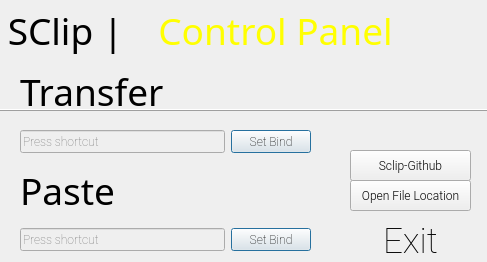
<?xml version="1.0" encoding="UTF-8"?>
<ui version="4.0">
 <class>MainWindow</class>
 <widget class="QMainWindow" name="MainWindow">
  <property name="enabled">
   <bool>true</bool>
  </property>
  <property name="geometry">
   <rect>
    <x>0</x>
    <y>0</y>
    <width>487</width>
    <height>262</height>
   </rect>
  </property>
  <property name="windowTitle">
   <string>SClip</string>
  </property>
  <property name="windowIcon">
   <iconset>
    <normaloff>Resources/sclip-logo.ico</normaloff>Resources/sclip-logo.ico</iconset>
  </property>
  <widget class="QWidget" name="centralwidget">
   <widget class="QLabel" name="BackImage">
    <property name="geometry">
     <rect>
      <x>-30</x>
      <y>-50</y>
      <width>551</width>
      <height>321</height>
     </rect>
    </property>
    <property name="font">
     <font>
      <family>Roboto Thin</family>
     </font>
    </property>
    <property name="frameShape">
     <enum>QFrame::HLine</enum>
    </property>
    <property name="frameShadow">
     <enum>QFrame::Raised</enum>
    </property>
    <property name="text">
     <string/>
    </property>
    <property name="pixmap">
     <pixmap>Resources/Background.png</pixmap>
    </property>
    <property name="scaledContents">
     <bool>true</bool>
    </property>
    <property name="margin">
     <number>0</number>
    </property>
   </widget>
   <widget class="QLabel" name="Text_SClip">
    <property name="geometry">
     <rect>
      <x>-10</x>
      <y>-20</y>
      <width>151</width>
      <height>101</height>
     </rect>
    </property>
    <property name="font">
     <font>
      <family>Halogen Gas Lights</family>
      <pointsize>28</pointsize>
     </font>
    </property>
    <property name="layoutDirection">
     <enum>Qt::LeftToRight</enum>
    </property>
    <property name="text">
     <string>SClip |</string>
    </property>
    <property name="scaledContents">
     <bool>false</bool>
    </property>
    <property name="alignment">
     <set>Qt::AlignCenter</set>
    </property>
   </widget>
   <widget class="QLabel" name="Text_ControlPanel">
    <property name="geometry">
     <rect>
      <x>120</x>
      <y>-20</y>
      <width>311</width>
      <height>101</height>
     </rect>
    </property>
    <property name="font">
     <font>
      <family>Halogen Gas Lights</family>
      <pointsize>28</pointsize>
     </font>
    </property>
    <property name="layoutDirection">
     <enum>Qt::LeftToRight</enum>
    </property>
    <property name="autoFillBackground">
     <bool>false</bool>
    </property>
    <property name="styleSheet">
     <string notr="true">color:yellow;

</string>
    </property>
    <property name="text">
     <string>Control Panel</string>
    </property>
    <property name="scaledContents">
     <bool>false</bool>
    </property>
    <property name="alignment">
     <set>Qt::AlignCenter</set>
    </property>
   </widget>
   <widget class="QWidget" name="gridLayoutWidget">
    <property name="geometry">
     <rect>
      <x>20</x>
      <y>60</y>
      <width>291</width>
      <height>191</height>
     </rect>
    </property>
    <layout class="QGridLayout" name="gridLayout">
     <item row="1" column="1">
      <widget class="QPushButton" name="SetTransferBind">
       <property name="font">
        <font>
         <family>Roboto Thin</family>
         <pointsize>9</pointsize>
        </font>
       </property>
       <property name="text">
        <string>Set Bind</string>
       </property>
       <property name="autoDefault">
        <bool>true</bool>
       </property>
       <property name="default">
        <bool>true</bool>
       </property>
       <property name="flat">
        <bool>false</bool>
       </property>
      </widget>
     </item>
     <item row="1" column="0">
      <widget class="QKeySequenceEdit" name="Transfer_Bind">
       <property name="enabled">
        <bool>false</bool>
       </property>
       <property name="font">
        <font>
         <family>Roboto Thin</family>
        </font>
       </property>
      </widget>
     </item>
     <item row="3" column="0">
      <widget class="QKeySequenceEdit" name="Paste_Bind">
       <property name="enabled">
        <bool>false</bool>
       </property>
       <property name="font">
        <font>
         <family>Roboto Thin</family>
        </font>
       </property>
      </widget>
     </item>
     <item row="3" column="1">
      <widget class="QPushButton" name="SetPasteBind">
       <property name="font">
        <font>
         <family>Roboto Thin</family>
         <pointsize>9</pointsize>
        </font>
       </property>
       <property name="text">
        <string>Set Bind</string>
       </property>
       <property name="autoDefault">
        <bool>true</bool>
       </property>
       <property name="default">
        <bool>true</bool>
       </property>
       <property name="flat">
        <bool>false</bool>
       </property>
      </widget>
     </item>
     <item row="0" column="0" colspan="2">
      <widget class="QLabel" name="Text_Transfer">
       <property name="font">
        <font>
         <family>Halogen Gas Lights</family>
         <pointsize>28</pointsize>
        </font>
       </property>
       <property name="text">
        <string>Transfer</string>
       </property>
       <property name="textFormat">
        <enum>Qt::RichText</enum>
       </property>
       <property name="alignment">
        <set>Qt::AlignLeading|Qt::AlignLeft|Qt::AlignVCenter</set>
       </property>
      </widget>
     </item>
     <item row="2" column="0" colspan="2">
      <widget class="QLabel" name="Text_Paste">
       <property name="font">
        <font>
         <family>Halogen Gas Lights</family>
         <pointsize>28</pointsize>
        </font>
       </property>
       <property name="text">
        <string>Paste</string>
       </property>
       <property name="textFormat">
        <enum>Qt::RichText</enum>
       </property>
       <property name="alignment">
        <set>Qt::AlignLeading|Qt::AlignLeft|Qt::AlignVCenter</set>
       </property>
      </widget>
     </item>
    </layout>
   </widget>
   <widget class="QPushButton" name="FileLocation">
    <property name="geometry">
     <rect>
      <x>350</x>
      <y>180</y>
      <width>121</width>
      <height>31</height>
     </rect>
    </property>
    <property name="font">
     <font>
      <family>Roboto Light</family>
      <pointsize>9</pointsize>
     </font>
    </property>
    <property name="text">
     <string>Open File Location</string>
    </property>
    <property name="icon">
     <iconset>
      <normaloff>../../../.designer/backup/Resources/FileLogo.png</normaloff>../../../.designer/backup/Resources/FileLogo.png</iconset>
    </property>
   </widget>
   <widget class="QLabel" name="Sclip_Logo">
    <property name="geometry">
     <rect>
      <x>370</x>
      <y>70</y>
      <width>71</width>
      <height>71</height>
     </rect>
    </property>
    <property name="text">
     <string/>
    </property>
    <property name="pixmap">
     <pixmap>Resources/sclip-logo.ico</pixmap>
    </property>
    <property name="scaledContents">
     <bool>true</bool>
    </property>
   </widget>
   <widget class="QPushButton" name="Github">
    <property name="geometry">
     <rect>
      <x>350</x>
      <y>150</y>
      <width>121</width>
      <height>31</height>
     </rect>
    </property>
    <property name="font">
     <font>
      <family>Roboto Light</family>
      <pointsize>9</pointsize>
     </font>
    </property>
    <property name="text">
     <string>Sclip-Github</string>
    </property>
    <property name="icon">
     <iconset>
      <normaloff>../../../.designer/backup/Resources/FileLogo.png</normaloff>../../../.designer/backup/Resources/FileLogo.png</iconset>
    </property>
   </widget>
   <widget class="QPushButton" name="Exit">
    <property name="geometry">
     <rect>
      <x>360</x>
      <y>220</y>
      <width>101</width>
      <height>41</height>
     </rect>
    </property>
    <property name="font">
     <font>
      <family>Roboto Thin</family>
      <pointsize>26</pointsize>
     </font>
    </property>
    <property name="styleSheet">
     <string notr="true">QPushButton::pressed
{
background-color : rgba(255, 255, 255, 0);
}
QPushButton::hover
{
color : white;
}</string>
    </property>
    <property name="text">
     <string>Exit</string>
    </property>
    <property name="icon">
     <iconset>
      <normaloff>../../../.designer/backup/Resources/FileLogo.png</normaloff>../../../.designer/backup/Resources/FileLogo.png</iconset>
    </property>
    <property name="autoDefault">
     <bool>false</bool>
    </property>
    <property name="default">
     <bool>false</bool>
    </property>
    <property name="flat">
     <bool>true</bool>
    </property>
   </widget>
  </widget>
 </widget>
 <resources/>
 <connections/>
</ui>
